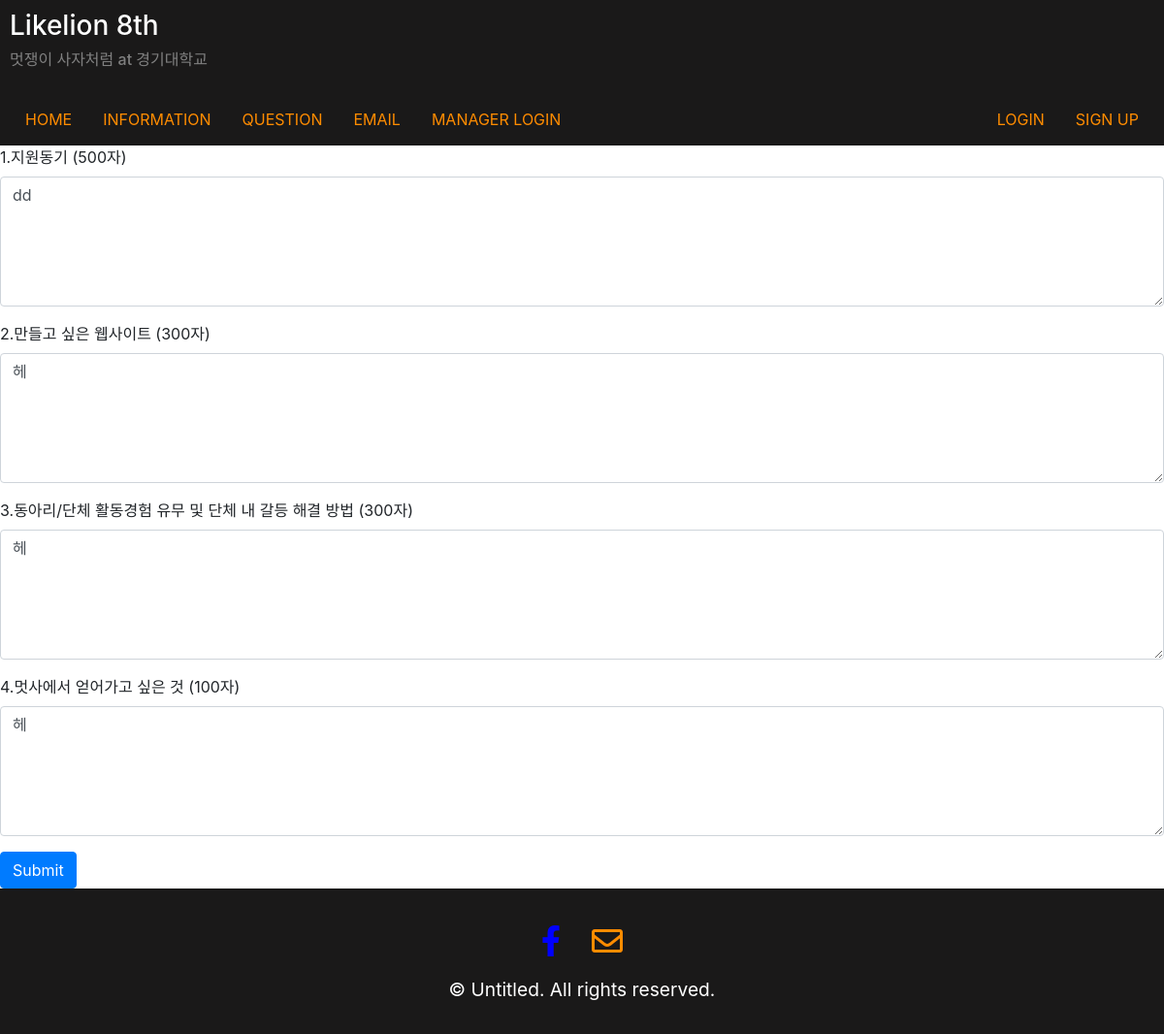
The page /apply/update/6 on the database its author committed.
### apply/models.py (models this page shows)
class ApplyInformation(models.Model):
    reason = models.CharField(max_length = 500, null = True, blank = True)
    makeweb = models.CharField(max_length = 300, null = True, blank = True)
    solution = models.CharField(max_length = 300, null = True, blank = True)
    gain = models.CharField(max_length = 100, null = True, blank = True)
    create_at = models.DateTimeField(default=timezone.now)
    user = models.ForeignKey(CustomUser, on_delete = models.CASCADE, null=True)  #유저의 정보를 가져오고 있음

### apply/views.py (the view)
# urls.py: path('update/<int:pk>', views.apply_update, name = 'apply_update'),
def apply_update(request,pk):
    if  request.method == 'POST':
        reason = request.POST['reason']
        makeweb = request.POST['makeweb']
        solution = request.POST['solution']
        gain = request.POST['gain']
        apply = ApplyInformation.objects.get(pk=pk)
        apply.reason = reason
        apply.makeweb = makeweb
        apply.solution = solution
        apply.gain = gain
        apply.save()
        return redirect('home')
    else:
        apply = get_object_or_404(ApplyInformation, pk = pk)
        context = {"apply" : apply}
        return render(request, 'apply/update.html', context)

### apply/templates/apply/update.html (shortened to what this page needs)
{% extends 'layout/layout.html' %}
{% block content %}
    <form action="{% url 'apply_update' apply.pk %}" method='POST'>
        <div class="form-group">
            <label for="contentInput">1.지원동기 (500자)</label>
            <textarea class="form-control" id="contentInput" name='reason' rows="5">{{apply.reason}}</textarea>
        </div>
        <div class="form-group">
            <label for="contentInput">2.만들고 싶은 웹사이트 (300자)</label>
            <textarea class="form-control" id="contentInput" name='makeweb' rows="5">{{apply.makeweb}}</textarea>
        </div>
        <div class="form-group">
            <label for="contentInput">3.동아리/단체 활동경험 유무 및 단체 내 갈등 해결 방법 (300자)</label>
            <textarea class="form-control" id="contentInput" name='solution' rows="5">{{apply.solution}}</textarea>
        </div>
        <div class="form-group">
            <label for="contentInput">4.멋사에서 얻어가고 싶은 것 (100자)</label>
            <textarea class="form-control" id="contentInput" name='gain' rows="5">{{apply.gain}}</textarea>
        </div>
        <button type="submit" class="btn btn-primary">Submit</button>
        </form>
</body>
</html>
{% endblock %}

### main/static/css/layout.css (style rules this page uses)
html { height: 100%; }
body { min-height: 100%; display : grid; grid-template-rows: 1fr auto; }

### rows shown on the page
ApplyInformation: reason "dd", makeweb "헤", solution "헤", gain "헤"
